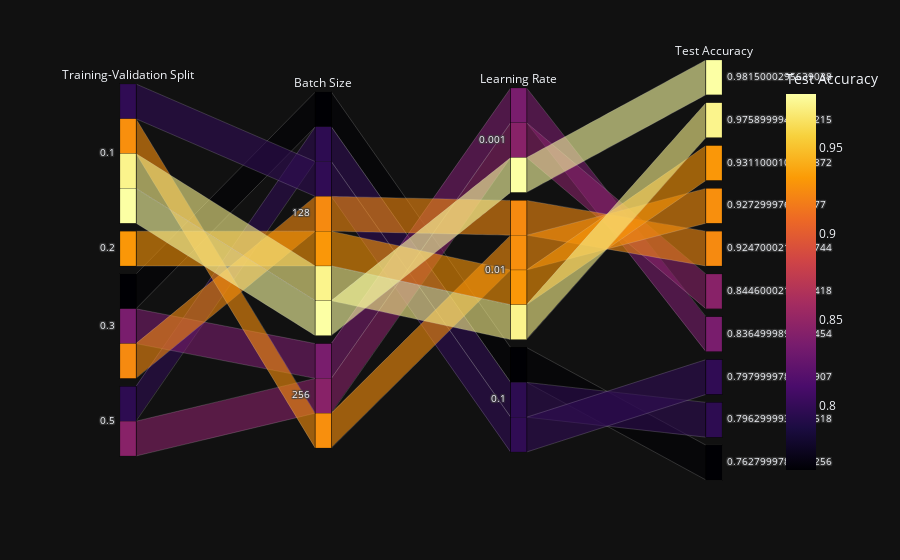

The code cell stored with this chart in its notebook:
### Code cell
import plotly.express as px

fig = px.parallel_categories(df_simple, dimensions=['split', 'batch', 'lr', 'accuracy'], color="accuracy", color_continuous_scale=px.colors.sequential.Inferno,
                            labels = {"split": "Training-Validation Split", "batch": "Batch Size", "lr": "Learning Rate", "accuracy": "Test Accuracy"})

# save the model
fig.write_html("df_simple_best.html")

fig.show()

### Figure 1 — Plotly figure (JSON) as saved in the notebook; plotly's stock layout.template omitted (floating-point values rounded to 4 significant figures)
{"data": [{"dimensions": [{"label": "Training-Validation Split", "values": ["0.1", "0.1", "0.2", "0.1", "0.3", "0.5", "0.3", "0.1", "0.5", "0.3"]}, {"label": "Batch Size", "values": ["128", "128", "128", "256", "128", "256", "256", "128", "128", "128"]}, {"label": "Learning Rate", "values": ["0.001", "0.01", "0.01", "0.01", "0.01", "0.001", "0.001", "0.1", "0.1", "0.1"]}, {"label": "Test Accuracy", "values": [0.9815, 0.9759, 0.9311, 0.9273, 0.9247, 0.8446, 0.8365, 0.798, 0.7963, 0.7628]}], "domain": {"x": [0.0, 1.0], "y": [0.0, 1.0]}, "line": {"color": [0.9815, 0.9759, 0.9311, 0.9273, 0.9247, 0.8446, 0.8365, 0.798, 0.7963, 0.7628], "coloraxis": "coloraxis"}, "name": "", "type": "parcats"}], "layout": {"coloraxis": {"colorbar": {"title": {"text": "Test Accuracy"}}, "colorscale": [[0.0, "#000004"], [0.1111, "#1b0c41"], [0.2222, "#4a0c6b"], [0.3333, "#781c6d"], [0.4444, "#a52c60"], [0.5556, "#cf4446"], [0.6667, "#ed6925"], [0.7778, "#fb9b06"], [0.8889, "#f7d13d"], [1.0, "#fcffa4"]]}, "legend": {"tracegroupgap": 0}, "margin": {"t": 60}}}
